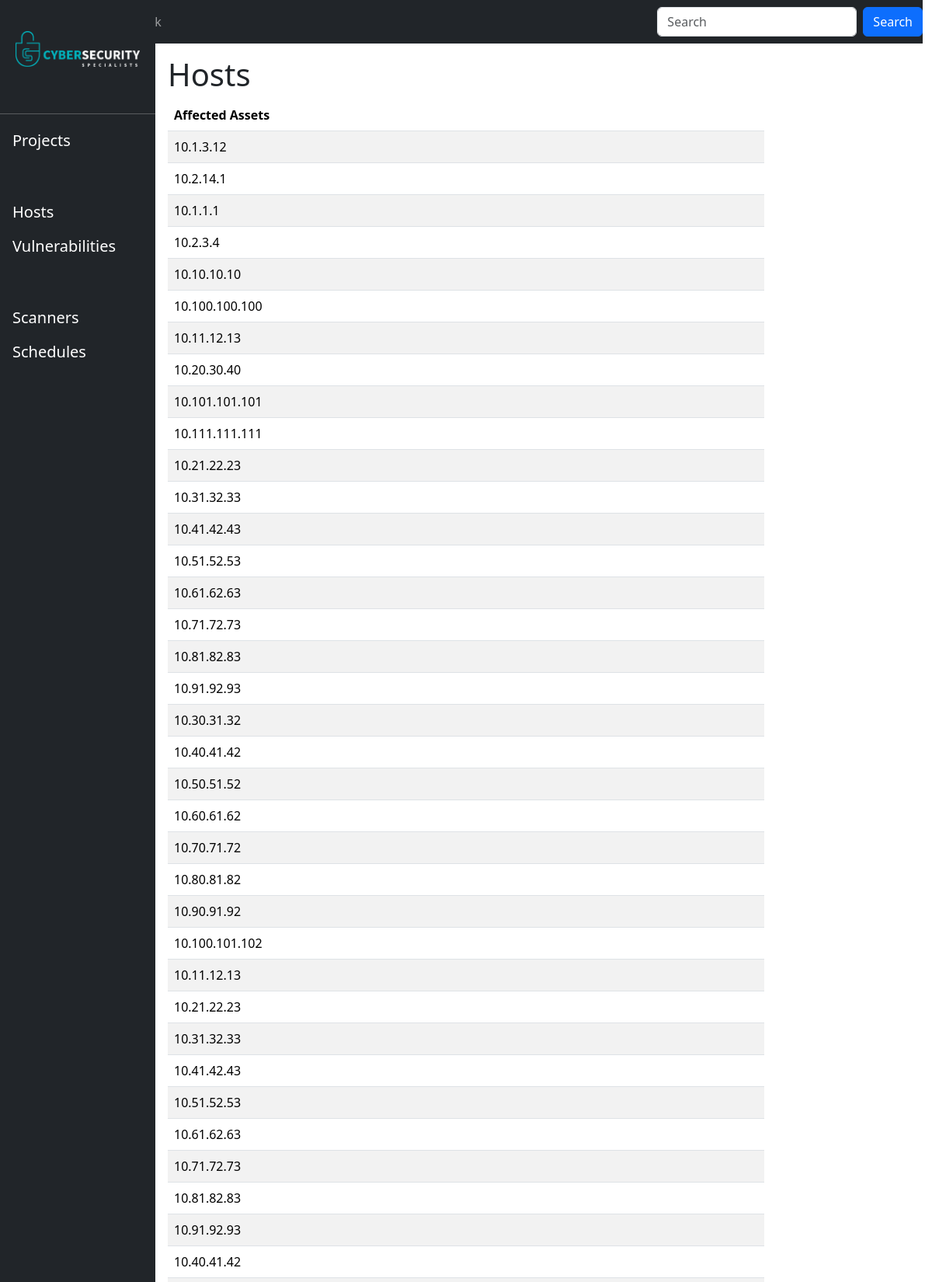
Page /hosts/ (upper part) on the committed database.
### vuln_man/models.py (models this page shows, shortened)
class VulnItem(models.Model):
    vuln_name = models.CharField(max_length=100)
    risk_level = models.CharField(max_length=100)
    affected_assets = models.CharField(max_length=100)
    date_added = models.DateField(default=timezone.now)

### vuln_man/views.py (the view)
# urls.py: path("", views.HostView.as_view(), name="hosts"),
class HostView(ListView):
    model = VulnItem
    template_name = "vuln_man/hosts.html"

### templates/vuln_man/hosts.html
{% extends "base.html" %}
{% block content %}
    <h1 class="text-dark">Hosts</h1>
    <table class="table table-striped">
        <thead class="thead-dark">
            <tr>
                <th scope="col">Affected Assets</th>
            </tr>
        </thead>
        <tbody>
            {% for item in object_list %}
            <tr>
                <td>{{ item.affected_assets }}</td>
            </tr>
            {% endfor %}
        </tbody>
    </table>
{% endblock %}

### templates/base.html (shortened to what this page needs)
{% load static %}
<!doctype html>
<html lang="en">
<head>
    <link href="https://cdn.jsdelivr.net/npm/bootstrap@5.3.3/dist/css/bootstrap.min.css" rel="stylesheet">
</head>
<body>
  <nav class="container-fluid">
    <nav class="navbar navbar-expand-sm navbar-dark bg-dark">
    <a class="navbar-brand" href="javascript:void(0)">Logo</a>
    <div class="collapse navbar-collapse" id="navbar">
      <ul class="navbar-nav me-auto">
        <li class="nav-item">
          <a class="nav-link" href="javascript:void(0)">Link</a>
        </li>
        <li class="nav-item">
          <a class="nav-link" href="javascript:void(0)">Link</a>
        </li>
        <li class="nav-item">
          <a class="nav-link" href="javascript:void(0)">Link</a>
        </li>
      </ul>
      <form class="d-flex">
        <input class="form-control me-2" type="text" placeholder="Search">
        <button class="btn btn-primary" type="button">Search</button>
      </form>
    </div>
  </nav>
</nav>
    <div class="sidenav d-flex flex-column flex-shrink-0 text-white bg-dark main-content col-md-2 pb-3">
        <img src="{% static 'cs-logo.png' %}" alt="Logo">
        <br>
        <hr>
        <a href="" class="text-white"><h5>Projects</h5></a>
        <br>
        <br>
        <a href="/hosts" class="text-white"><h5>Hosts</h5></a>
        <a href="/hosts/vulnerabilities" class="text-white"><h5>Vulnerabilities</h5></a>
        <br>
        <br>
        <a href="" class="text-white"><h5>Scanners</h5></a>
        <a href="" class="text-white"><h5>Schedules</h5></a>
    </div>
    <div class="container-fluid col-md-8 p-3">
        <div class="content">
        {% block content %}
        {% endblock %}
        </div>
    </div>
</body>
</html>

### templates/base.html (style rules this page uses)
.sidenav { height: 100%; width: 250px; position: fixed; z-index: 1; top: 0; left: 0; background-color: #111; overflow-x: hidden; padding-top: 20px; }
.sidenav img { padding: 20px; }
.sidenav a { padding: 6px 8px 6px 16px; text-decoration: none; font-size: 25px; color: #818181; display: block; }

### rows in the picture
VulnItem: affected_assets "10.1.3.12"
VulnItem: affected_assets "10.2.14.1"
VulnItem: affected_assets "10.1.1.1"
VulnItem: affected_assets "10.2.3.4"
VulnItem: affected_assets "10.10.10.10"
VulnItem: affected_assets "10.100.100.100"
VulnItem: affected_assets "10.11.12.13"
VulnItem: affected_assets "10.20.30.40"
VulnItem: affected_assets "10.101.101.101"
VulnItem: affected_assets "10.111.111.111"
VulnItem: affected_assets "10.21.22.23"
VulnItem: affected_assets "10.31.32.33"
VulnItem: affected_assets "10.41.42.43"
VulnItem: affected_assets "10.51.52.53"
VulnItem: affected_assets "10.61.62.63"
VulnItem: affected_assets "10.71.72.73"
VulnItem: affected_assets "10.81.82.83"
VulnItem: affected_assets "10.91.92.93"
VulnItem: affected_assets "10.30.31.32"
VulnItem: affected_assets "10.40.41.42"
VulnItem: affected_assets "10.50.51.52"
VulnItem: affected_assets "10.60.61.62"
VulnItem: affected_assets "10.70.71.72"
VulnItem: affected_assets "10.80.81.82"
VulnItem: affected_assets "10.90.91.92"
VulnItem: affected_assets "10.100.101.102"
VulnItem: affected_assets "10.11.12.13"
VulnItem: affected_assets "10.21.22.23"
VulnItem: affected_assets "10.31.32.33"
VulnItem: affected_assets "10.41.42.43"
VulnItem: affected_assets "10.51.52.53"
VulnItem: affected_assets "10.61.62.63"
VulnItem: affected_assets "10.71.72.73"
VulnItem: affected_assets "10.81.82.83"
VulnItem: affected_assets "10.91.92.93"
VulnItem: affected_assets "10.40.41.42"
